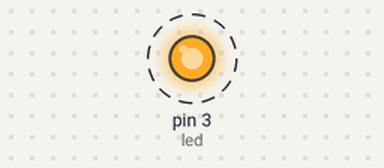
Recording of a sketch running on a simulated Arduino Uno, built with avr-gcc and run on an emulated ATmega328P. Parts: output pins drawn as LEDs (lit = HIGH). Dashed ring = blinking.

Above: at 0.2 s.
Timing chart, 0 to 3.0 s (numbered marks = the images above):
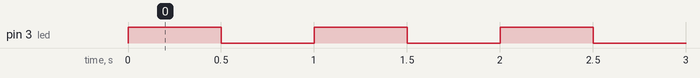

The sketch:

codigo1.ino
```cpp
const int led = 3;

void setup()
{
  pinMode(led, OUTPUT);
}

void loop()
{
  digitalWrite(led, HIGH);
  delay(500);
  digitalWrite(led, LOW);
  delay(500);
}
```

Measured:
- by itself, pin 3 (led): alternates HIGH for 0.50 s and LOW for 0.50 s
